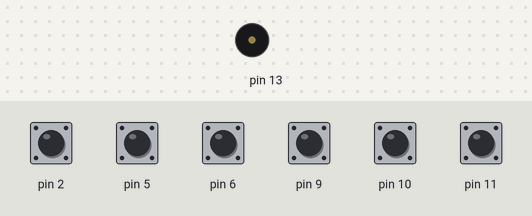
This program was run on a simulated Arduino Uno, built with avr-gcc and run on an emulated ATmega328P. Parts: buzzer (waves = sounding). The inputs (shaded band) are chosen by the test bench; at power-on: pin 2, pin 5, pin 6, pin 9–11 HIGH.

Above: at 1.2 s.
1.3 s: pin 5 pulled LOW for 0.15 s
At 1.37 s:
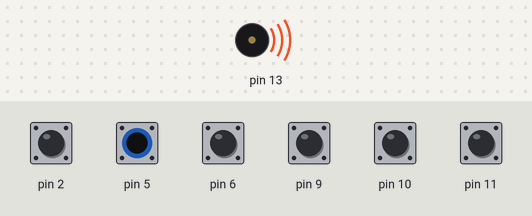
Timing chart, 0 to 4.3 s (numbered marks = the images above; inputs shaded):
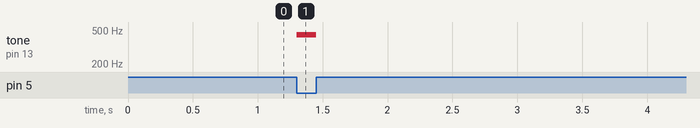

Measured:
- after the input at 1.3 s, tone on pin 13: silent → 440 Hz at once, → silent 0.15 s later

The program:

main.cpp
```cpp
#include <Arduino.h>
#include <pitches.h>

const int C_MAJ_PENT[] = {NOTE_C4, NOTE_D4, NOTE_E4, NOTE_G4, NOTE_A4};
const int C_MAJ_PENT_HIGH[] = {NOTE_C5, NOTE_D5, NOTE_E5, NOTE_G5, NOTE_A5};

// 2 sensor
// 12 active buzzer

void setup() {
  pinMode(11, INPUT_PULLUP);
  pinMode(10, INPUT_PULLUP);
  pinMode(9, INPUT_PULLUP);
  pinMode(6, INPUT_PULLUP);
  pinMode(5, INPUT_PULLUP);
  pinMode(2, INPUT);
  digitalWrite(2, HIGH);
}

int getNoteIndex(int buttonIndex)
{
  switch(buttonIndex)
  {
    case 11: return 0;
    case 10: return 1;
    case 9: return 2;
    case 6: return 3;
    case 5: return 4;
  }
}

void loop() {
  while(digitalRead(11) == LOW)
  {
    if (digitalRead(2) == LOW) tone(13, C_MAJ_PENT_HIGH[getNoteIndex(11)]);
    else tone(13, C_MAJ_PENT[getNoteIndex(11)]);
  }
  while(digitalRead(10) == LOW)
  {
    if (digitalRead(2) == LOW) tone(13, C_MAJ_PENT_HIGH[getNoteIndex(10)]);
    else tone(13, C_MAJ_PENT[getNoteIndex(10)]);
  }
  while(digitalRead(9) == LOW)
  {
    if (digitalRead(2) == LOW) tone(13, C_MAJ_PENT_HIGH[getNoteIndex(9)]);
    else tone(13, C_MAJ_PENT[getNoteIndex(9)]);
  }
  while(digitalRead(6) == LOW)
  {
    if (digitalRead(2) == LOW) tone(13, C_MAJ_PENT_HIGH[getNoteIndex(6)]);
    else tone(13, C_MAJ_PENT[getNoteIndex(6)]);
  }
  while(digitalRead(5) == LOW)
  {
    if (digitalRead(2) == LOW) tone(13, C_MAJ_PENT_HIGH[getNoteIndex(5)]);
    else tone(13, C_MAJ_PENT[getNoteIndex(5)]);
  }
  noTone(13);
}
```
